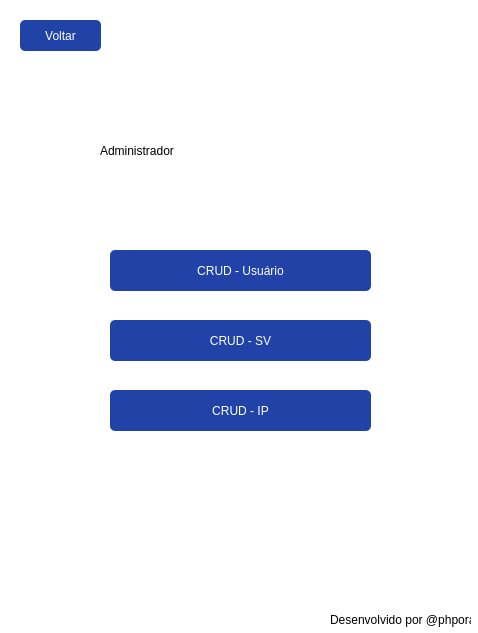
<?xml version="1.0" encoding="UTF-8"?>
<ui version="4.0">
 <class>Dialog</class>
 <widget class="QDialog" name="Dialog">
  <property name="enabled">
   <bool>true</bool>
  </property>
  <property name="geometry">
   <rect>
    <x>0</x>
    <y>0</y>
    <width>478</width>
    <height>633</height>
   </rect>
  </property>
  <property name="windowTitle">
   <string>Dialog</string>
  </property>
  <widget class="QWidget" name="bgwidget" native="true">
   <property name="geometry">
    <rect>
     <x>0</x>
     <y>0</y>
     <width>481</width>
     <height>641</height>
    </rect>
   </property>
   <property name="styleSheet">
    <string notr="true">QWidget#bgwidget{
	background-color: rgb(255, 255, 255);}</string>
   </property>
   <widget class="QLabel" name="label">
    <property name="geometry">
     <rect>
      <x>100</x>
      <y>120</y>
      <width>311</width>
      <height>61</height>
     </rect>
    </property>
    <property name="styleSheet">
     <string notr="true">font: 36pt &quot;MS Shell Dlg 2&quot;;</string>
    </property>
    <property name="text">
     <string>Administrador</string>
    </property>
   </widget>
   <widget class="QLabel" name="label_3">
    <property name="geometry">
     <rect>
      <x>330</x>
      <y>610</y>
      <width>141</width>
      <height>20</height>
     </rect>
    </property>
    <property name="text">
     <string>Desenvolvido por @phporath</string>
    </property>
   </widget>
   <widget class="QPushButton" name="crud_user">
    <property name="geometry">
     <rect>
      <x>110</x>
      <y>250</y>
      <width>261</width>
      <height>41</height>
     </rect>
    </property>
    <property name="styleSheet">
     <string notr="true">border-radius:5px;
background-color: rgb(33, 66, 166);
border-bottom-color: rgb(0, 0, 0);
font: 14pt &quot;MS Shell Dlg 2&quot;;
color: rgb(255, 255, 255);</string>
    </property>
    <property name="text">
     <string>CRUD - Usuário</string>
    </property>
   </widget>
   <widget class="QPushButton" name="crud_sv">
    <property name="geometry">
     <rect>
      <x>110</x>
      <y>320</y>
      <width>261</width>
      <height>41</height>
     </rect>
    </property>
    <property name="styleSheet">
     <string notr="true">border-radius:5px;
background-color: rgb(33, 66, 166);
border-bottom-color: rgb(0, 0, 0);
font: 14pt &quot;MS Shell Dlg 2&quot;;
color: rgb(255, 255, 255);</string>
    </property>
    <property name="text">
     <string>CRUD - SV</string>
    </property>
   </widget>
   <widget class="QPushButton" name="crud_ip">
    <property name="geometry">
     <rect>
      <x>110</x>
      <y>390</y>
      <width>261</width>
      <height>41</height>
     </rect>
    </property>
    <property name="styleSheet">
     <string notr="true">border-radius:5px;
background-color: rgb(33, 66, 166);
border-bottom-color: rgb(0, 0, 0);
font: 14pt &quot;MS Shell Dlg 2&quot;;
color: rgb(255, 255, 255);</string>
    </property>
    <property name="text">
     <string>CRUD - IP</string>
    </property>
   </widget>
   <widget class="QPushButton" name="back">
    <property name="geometry">
     <rect>
      <x>20</x>
      <y>20</y>
      <width>81</width>
      <height>31</height>
     </rect>
    </property>
    <property name="styleSheet">
     <string notr="true">border-radius:5px;
background-color: rgb(33, 66, 166);
border-bottom-color: rgb(0, 0, 0);
font: 14pt &quot;MS Shell Dlg 2&quot;;
color: rgb(255, 255, 255);</string>
    </property>
    <property name="text">
     <string>Voltar</string>
    </property>
    <property name="icon">
     <iconset theme="back">
      <normaloff>.</normaloff>.</iconset>
    </property>
   </widget>
  </widget>
 </widget>
 <resources/>
 <connections/>
</ui>
